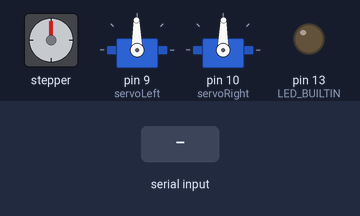
This sketch was run on a simulated Arduino Uno, built with avr-gcc and run on an emulated ATmega328P. On the bench: stepper motor, 2 × servo, output pins drawn as LEDs (lit = HIGH). Wiring (inferred from the names in the program): stepper motor driver (200 steps per turn assumed): step pin 3; direction pin 4. Inputs (shaded band) come from the test bench. Pins used as bus, display or sensor lines are not drawn.

Above: at 1.2 s.
1.3 s: byte 61 (61) received over Serial
At 1.71 s:
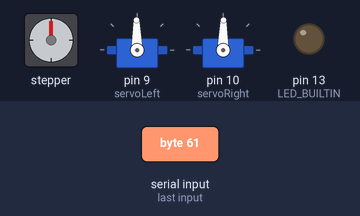
4.3 s: "F" received over Serial
At 5.1 s:
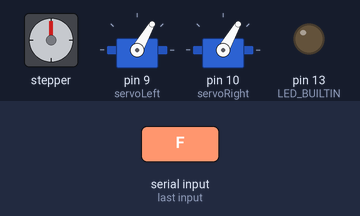
7.3 s: "G" received over Serial
At 7.64 s:
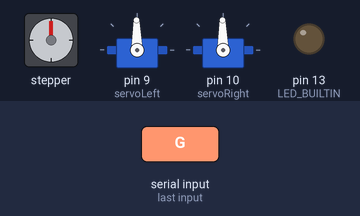
10.3 s: "H" received over Serial
At 11.03 s:
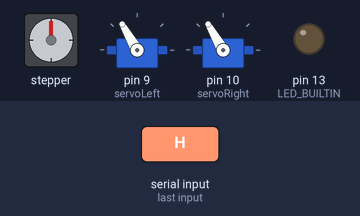
13.3 s: "P" received over Serial
At 15.69 s:
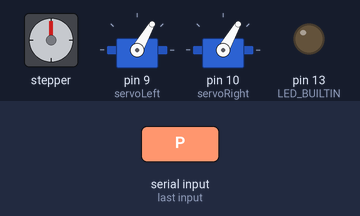
Timing chart, 0 to 63.8 s (numbered marks = the images above; inputs shaded):
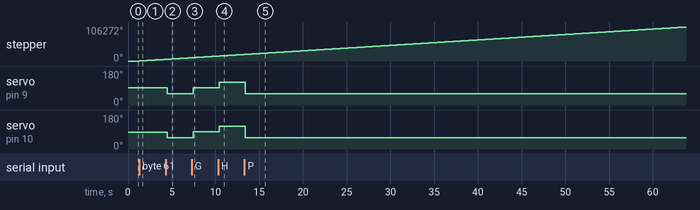

Measured:
- after the input at 1.3 s, stepper: keeps turning clockwise at about 1702°/s, starting at once
- after the input at 4.3 s, servo on pin 9 (servoLeft): 91° → 60° after 0.20 s; servo on pin 10 (servoRight): 89° → 60° after 0.20 s
- after the input at 7.3 s, servo on pin 9 (servoLeft), servo on pin 10 (servoRight): 60° → 91° after 0.16 s
- after the input at 10.3 s, servo on pin 9 (servoLeft), servo on pin 10 (servoRight): 91° → 120° after 0.13 s
- after the input at 13.3 s, servo on pin 9 (servoLeft), servo on pin 10 (servoRight): 120° → 60° after 0.09 s

The sketch:

SerialEvent.ino
```cpp
#include <Servo.h>

// defines pins numbers
const int stepPin = 3;
const int dirPin = 4;

Servo servoLeft, servoRight;

bool isMoving = false;

void setup() {
  pinMode(LED_BUILTIN, OUTPUT);
  pinMode(stepPin, OUTPUT);
  pinMode(dirPin, OUTPUT);
  Serial.begin(9600);
  digitalWrite(LED_BUILTIN, LOW);
  servoLeft.attach(9);
  servoRight.attach(10);
  servoLeft.write(91);
  servoRight.write(89);
  digitalWrite(dirPin, HIGH);
}

void loop() {
  char inChar = (char)Serial.read();
  switch (inChar) {
    case 60:
      isMoving = false;
      break;
    case 61:
      isMoving = true;
      break;

    case 70:
      servoLeft.write(60);
      servoRight.write(60);
      break;
    case 71:
      servoLeft.write(91);
      servoRight.write(91);
      break;
    case 72:
      servoLeft.write(120);
        servoRight.write(120);
      break;

    case 80:
      servoRight.write(60);
      servoLeft.write(60);
      break;
    case 81:
      servoRight.write(91);
        servoLeft.write(91);
      break;
    case 82:
      servoRight.write(120);
      servoLeft.write(120);
      break;
    default:
      // noop
      break;
  }

  move();

  delay(10);
}

void move() {
  if (isMoving) {
    for (int x = 0; x < 200; x++) {
      digitalWrite(stepPin, HIGH);
      delayMicroseconds(500);
      digitalWrite(stepPin, LOW);
      delayMicroseconds(500);
    }
  }
}
```
